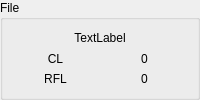
     <widget class="QGroupBox" name="groupBox_22">
      <property name="title">
       <string>File</string>
      </property>
      <layout class="QGridLayout" name="gridLayout_29">
       <item row="2" column="1">
        <widget class="QLabel" name="start_line_lb">
         <property name="text">
          <string>0</string>
         </property>
         <property name="alignment">
          <set>Qt::AlignCenter</set>
         </property>
        </widget>
       </item>
       <item row="1" column="1">
        <widget class="QLabel" name="motion_line_lb">
         <property name="text">
          <string>0</string>
         </property>
         <property name="alignment">
          <set>Qt::AlignCenter</set>
         </property>
        </widget>
       </item>
       <item row="1" column="0">
        <widget class="QLabel" name="label_46">
         <property name="text">
          <string>CL</string>
         </property>
         <property name="alignment">
          <set>Qt::AlignCenter</set>
         </property>
        </widget>
       </item>
       <item row="0" column="0" colspan="2">
        <widget class="QLabel" name="file_lb">
         <property name="text">
          <string>TextLabel</string>
         </property>
         <property name="alignment">
          <set>Qt::AlignCenter</set>
         </property>
        </widget>
       </item>
       <item row="2" column="0">
        <widget class="QLabel" name="label_47">
         <property name="text">
          <string>RFL</string>
         </property>
         <property name="alignment">
          <set>Qt::AlignCenter</set>
         </property>
        </widget>
       </item>
      </layout>
     </widget>
